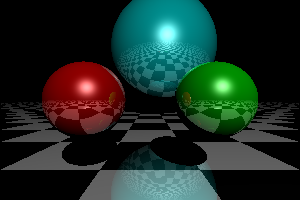

Reproduce this figure in Python.
import numpy as np
import matplotlib.pyplot as plt
import time


def normalize(vector):
    return vector / np.linalg.norm(vector)


def angle_between(v1, v2):
    dp = v1.dot(v2)
    norms = np.linalg.norm(v1) * np.linalg.norm(v2)
    return np.arccos(dp / norms)


def reflected(vector, axis):
    return vector - 2 * np.dot(vector, axis) * axis


def refracted(vector, norm, n1, n2):
    n = n1 / n2
    cosI = -np.dot(norm, vector)
    sinT2 = n ** 2 * (1 - cosI ** 2)
    cosT = np.sqrt(1 - sinT2)
    # if cosI < 0.25:
    #     return reflected(vector, norm)
    return n * vector + (n * cosI - cosT) * norm


def sphere_intersect(center, radius, ray_origin, ray_direction, glass):
    b = 2 * np.dot(ray_direction, ray_origin - center)
    c = np.linalg.norm(ray_origin - center) ** 2 - radius ** 2
    delta = b ** 2 - 4 * c
    if delta > 0:
        t1 = (-b + np.sqrt(delta)) / 2
        t2 = (-b - np.sqrt(delta)) / 2
        if t1 > 0 and t2 > 0 and not glass:
            return min(t1, t2)
        if glass:
            return ray_origin + max(t1, t2) * ray_direction
    return None


def nearest_intersected_object(objects, ray_origin, ray_direction, glass=False):
    distances = [sphere_intersect(obj['center'], obj['radius'], ray_origin, ray_direction, glass) for obj in objects]
    nearest_object = None
    min_distance = np.inf
    for index, distance in enumerate(distances):
        if distance and distance < min_distance:
            min_distance = distance
            nearest_object = objects[index]
    return nearest_object, min_distance

start = time.time()

width = 300
height = 200
max_depth = 10
deffuse_coef = 7



camera = np.array([0, 0, 1])
ratio = float(width) / height
screen = (-1, 1 / ratio, 1, -1 / ratio)  # слева, верх, справа, низ

light = {'position': np.array([1, 3, 4]), 'ambient': np.array([1, 1, 1]), 'diffuse': np.array([1, 1, 1]), 'specular': np.array([1, 1, 1]) }

objects = [
    {'center': np.array([-0.3, 0, -0.2]), 'radius': 0.3, 'ambient': np.array([0.1, 0., 0]), 'specular': np.array([1, 1, 1]), 'shininess': 200, 'reflection': 0.5, 'type': 'sphere'},
    {'center': np.array([0.5, 2, -5]), 'radius': 2, 'ambient': np.array([0, 0.1, 0.1]), 'specular': np.array([1, 1, 1]), 'shininess': 200, 'reflection': 0.5, 'type': 'sphere'},
    {'center': np.array([0.0, 0, 0.3]), 'radius': 0.35, 'ambient': np.array([0., 0, 0.1]), 'specular': np.array([1, 1, 1]), 'shininess': 200, 'reflection': 0.5, 'type': 'glass'},
    {'center': np.array([0.3, 0, -0.2]), 'radius': 0.3, 'ambient': np.array([0, 0.1, 0.]), 'specular': np.array([1, 1, 1]), 'shininess': 200, 'reflection': 0.5, 'type': 'sphere'},
    {'center': np.array([0, -9000, 0]), 'radius': 9000 - 0.7, 'ambient': np.array([0.1, 0.1, 0.1]), 'specular': np.array([1, 1, 1]), 'shininess': 200, 'reflection': 0.5, 'type': 'sphere'}
]

image = np.zeros((height, width, 3))
for i, y in enumerate(np.linspace(screen[1], screen[3], height)):
    for j, x in enumerate(np.linspace(screen[0], screen[2], width)):

        # экран в начальной точке

        pixel = np.array([x, y, 0])
        origin = camera
        direction = normalize(pixel - origin)

        color = np.zeros(3)
        reflection = 1

        for k in range(max_depth):

            # проверка пересечений

            nearest_object, min_distance = nearest_intersected_object(objects, origin, direction)
            if nearest_object is None:
                break

            intersection = origin + min_distance * direction
            normal_to_surface = normalize(intersection - nearest_object['center'])
            shifted_point = intersection + 1e-5 * normal_to_surface
            intersection_to_light = normalize(light['position'] - shifted_point)

            # if для типа "стекло"

            if nearest_object['type'] == 'glass':
                # Первое преломление в сфере
                origin = shifted_point - 1e-5 * normal_to_surface
                direction = refracted(direction, normal_to_surface, 1, 1.5)
                # Второе преломление в сфере
                min_distance = sphere_intersect(nearest_object['center'], nearest_object['radius'], origin, direction, True)
                normal_to_surface = normalize(origin + min_distance * direction - nearest_object['center'])
                origin = origin + min_distance * direction + 1e-5 * normal_to_surface
                direction = refracted(direction, normal_to_surface, 1, 1.5)
                continue

            _, min_distance = nearest_intersected_object(objects, shifted_point, intersection_to_light)

            intersection_to_light_distance = np.linalg.norm(light['position'] - intersection)
            is_shadowed = min_distance < intersection_to_light_distance

            if is_shadowed:
                break

            illumination = np.zeros(3)

            # ambiant
            illumination += nearest_object['ambient'] * light['ambient']
            # diffuse
            illumination += nearest_object['ambient'] * light['ambient'] * deffuse_coef * np.dot(
                intersection_to_light, normal_to_surface)

            # specular

            intersection_to_camera = normalize(camera - intersection)
            H = normalize(intersection_to_light + intersection_to_camera)
            illumination += nearest_object['specular'] * light['specular'] * np.dot(normal_to_surface, H) ** (nearest_object['shininess'] / 4)

            # reflection
            if nearest_object['radius'] > 5000 and (round(intersection[0]) % 2 == 0 and round(intersection[2]) % 2 != 0
               or round(intersection[0]) % 2 != 0 and round(intersection[2]) % 2 == 0):
                color += reflection * illumination * np.array([0.01, 0.01, 0.01])
            else:
                color += reflection * illumination

            reflection *= nearest_object['reflection']
            origin = shifted_point
            direction = reflected(direction, normal_to_surface)
        image[i, j] = np.clip(color, 0, 1)
    print(f'{"%.1f" % (i/height * 100)}% complete')
plt.imsave('shitty_balls.png', image)
print(time.time() - start)